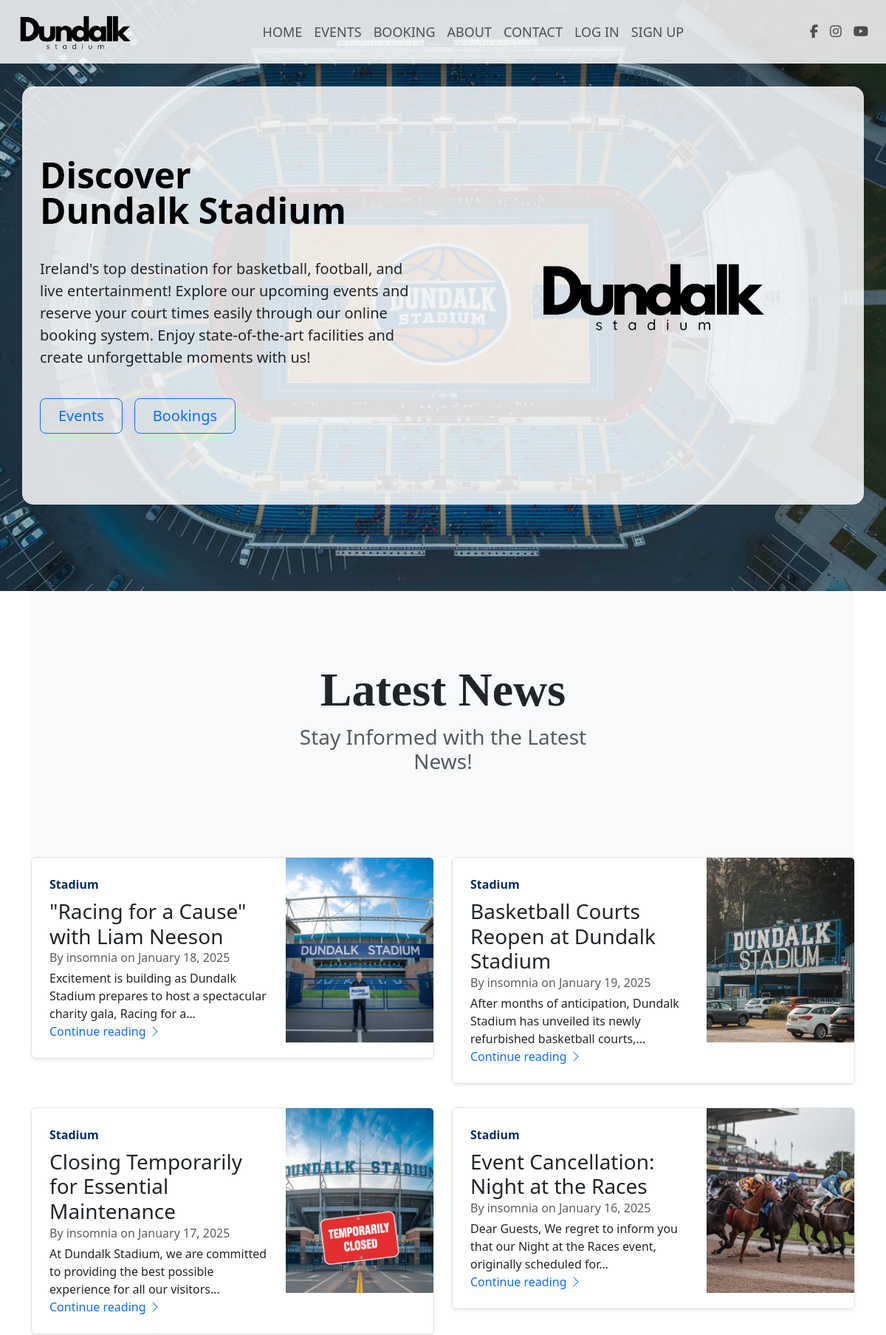
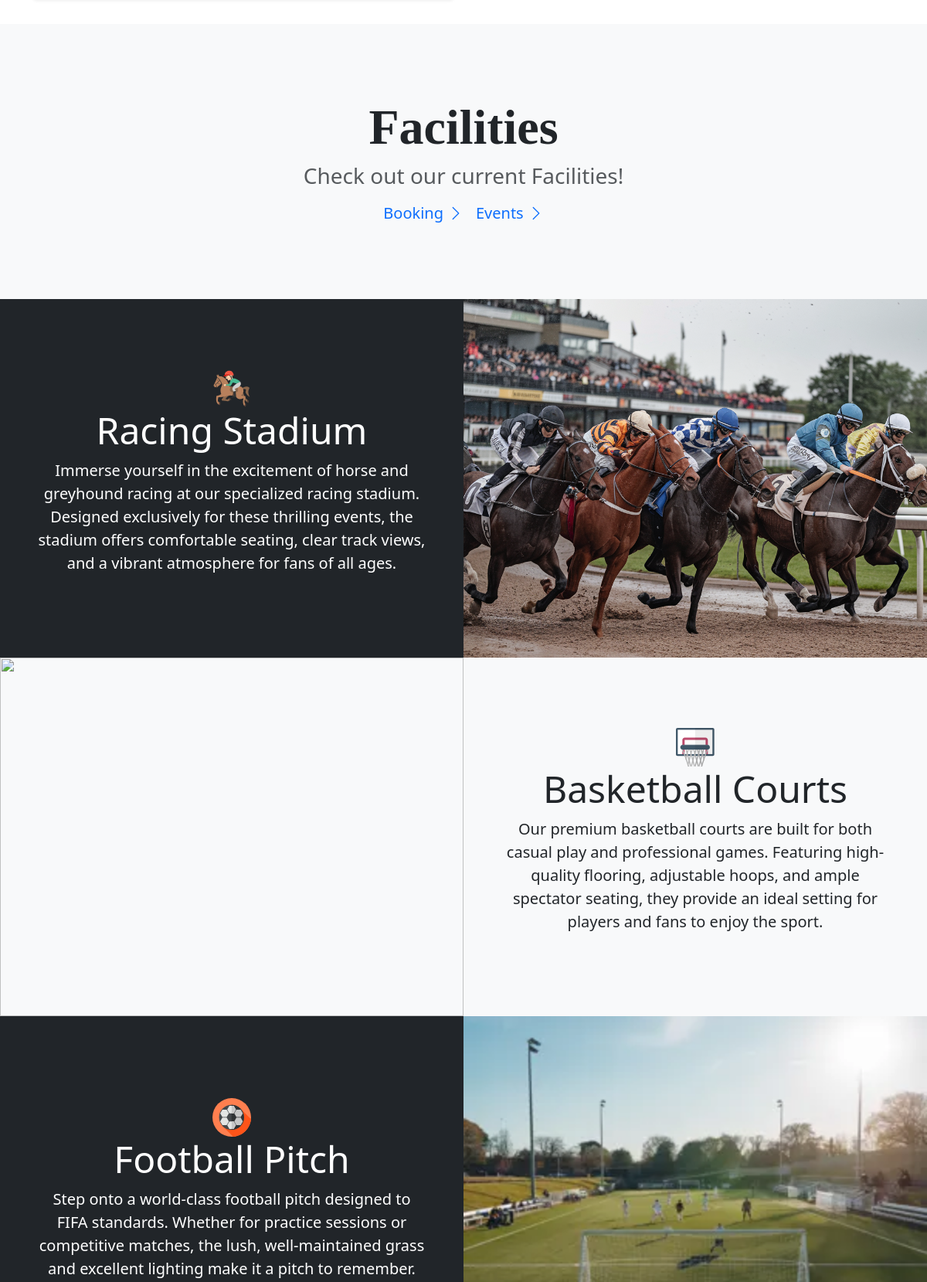
The page / (upper part) on the database its author committed (2 pictures, top to bottom).
### website/models.py (models this page shows, shortened)
class News(models.Model):
    date_posted = models.DateTimeField(default=timezone.now)
    author = models.ForeignKey(User, on_delete=models.CASCADE)
    title = models.CharField(max_length=50)
    content = models.TextField()
    thumbnail = models.ImageField(upload_to='thumbnails/', null=True, blank=True)

### website/views.py (the view)
# urls.py: 2. Add a URL to urlpatterns:  path('', views.home, name='home')
def home(request):
    context = {
        'news': News.objects.all()
    }
    return render(request, 'fullsite/home.html', context)

### website/templates/fullsite/home.html (shortened to what this page needs)
{% extends "fullsite/base.html" %}
{% block content %}
{% load static %}
<section id="hero" class="img-fluid">
  <div class="container col-xxl-8 px-4 py-5" id="hero-text">
    <div class="row flex-lg-row-reverse align-items-center g-5 py-5 ">
      <div class="col-10 col-sm-8 col-lg-6">
        <img src="{% static 'img/dundalk.png' %}" id="hero-img-small" class="d-block mx-lg-auto img-fluid"
          alt="Bootstrap Themes" width="700" height="500" loading="lazy">
      </div>
      <div class="col-lg-6">
        <h1 class="display-5 fw-bold text-body-emphasis lh-1 mb-3">Discover<br>Dundalk Stadium</h1>
        <br>
        <p class="lead">Ireland's top destination for basketball, football, and live entertainment! Explore our upcoming
          events and reserve your court times easily through our online booking system. Enjoy state-of-the-art
          facilities and create unforgettable moments with us!</p>
        <br>
        <div class="gap-2 d-md-flex justify-content-md-start">
          <a href="{% url 'events' %}"><button type="button" class="btn btn-outline-primary btn-lg px-4 me-md-2">Events</button></a>
          <a href="{% url 'booking' %}"><button type="button" class="btn btn-outline-primary btn-lg px-4 me-md-2">Bookings</button></a>
        </div>
      </div>
    </div>
  </div>
</section>
<section id="news" class="container">
  <div class="position-relative overflow-hidden  text-center bg-body-tertiary">
    <div class="col-md-6 p-lg-5 mx-auto my-5">
      <h1 class="display-3 fw-bold">Latest News</h1>
      <h3 class="fw-normal text-muted mb-3">Stay Informed with the Latest News!</h3>
    </div>
  </div>
  <div class="row">
    {% for news in news %}
    <div class="col-md-6 mb-2">
      <div class="row g-0 border rounded overflow-hidden flex-md-row mb-4 shadow-sm h-md-250 position-relative">
        <div class="col p-4 d-flex flex-column position-static">
          <strong class="d-inline-block mb-2 text-primary-emphasis">Stadium</strong>
          <h3 class="mb-0">{{ news.title }}</h3>
          <div class="mb-1 text-body-secondary">By {{ news.author }} on {{ news.date_posted|date:"F d, Y" }}</div>
          <p class="card-text mb-auto">{{ news.content|truncatechars:100 }}</p>
          <a href="{% url 'news' news.id %}" class="icon-link gap-1 icon-link-hover  stretched-link">
            Continue reading
            <svg class="bi">
              <use xlink:href="#chevron-right" /></svg>
          </a>
        </div>
        <div class="col-auto d-none d-lg-block">
          {% if news.thumbnail %}
          <img src="{{ news.thumbnail.url }}" alt="{{ news.title }} thumbnail" class="img-fluid"
            style="width: 200px; height: 250px; object-fit: cover;" />
          {% endif %}
        </div>
      </div>
    </div>
    {% endfor %}
  </div>
</section>
<section id="facilities">
  <div class="position-relative overflow-hidden  text-center bg-body-tertiary">
    <div class="col-md-6 p-lg-5 mx-auto my-5">
      <h1 class="display-3 fw-bold">Facilities</h1>
      <h3 class="fw-normal text-muted mb-3">Check out our current Facilities!</h3>
      <div class="d-flex gap-3 justify-content-center lead fw-normal">
        <a class="icon-link" href="{% url 'booking' %}">
          Booking
          <svg class="bi">
            <use xlink:href="#chevron-right" /></svg>
        </a>
        <a class="icon-link" href="{% url 'events' %}">
          Events
          <svg class="bi">
            <use xlink:href="#chevron-right" /></svg>
        </a>
      </div>
    </div>
  </div>
  <div class="d-md-flex flex-md-equal w-100 bg-dark text-white ">
    <div class="text-center my-auto grow">
      <div class="py-5 mx-5">
        <img src="{% static 'svg/horse-racing.svg' %}" style="width: 50px; height: 50px;" />
        <h2 class="display-5">Racing Stadium</h2>
        <p class="lead">Immerse yourself in the excitement of horse and greyhound racing at our specialized racing
          stadium. Designed exclusively for these thrilling events, the stadium offers comfortable seating, clear track
          views, and a vibrant atmosphere for fans of all ages.</p>
      </div>
    </div>
    <div class="bg-body-tertiary text-center overflow-hidden grow">
      <div>
        <img src="{% static 'img/horseracing.webp' %}" class="img-fluid"
          style="width: 100%; height: 464px; object-fit: cover;" />
      </div>
    </div>
  </div>
  <div class="d-md-flex flex-md-equal w-100 bg-light text-dark flex-columns">
    <div class="bg-body-tertiary text-center overflow-hidden grow" id="div1">
      <div>
        <img src="{% static 'img/basketball-dunk.webp' %}" class="img-fluid"
          style="width: 100%; height: 464px; object-fit: cover;" />
      </div>
    </div>
    <div class="text-center my-auto grow" id="div2">
      <div class="py-5 mx-5">
        <img src="{% static 'svg/basketball-basket.svg' %}" style="width: 50px; height: 50px;" />
        <h2 class="display-5">Basketball Courts</h2>
        <p class="lead">Our premium basketball courts are built for both casual play and professional games. Featuring
          high-quality flooring, adjustable hoops, and ample spectator seating, they provide an ideal setting for
          players
          and fans to enjoy the sport.
        </p>
      </div>
    </div>
  </div>
  <div class="d-md-flex flex-md-equal w-100 bg-dark text-white">
    <div class="text-center my-auto grow">
      <div class="py-5 mx-5">
        <img src="{% static 'svg/football.svg' %}" style="width: 50px; height: 50px;" />
        <h2 class="display-5">Football Pitch</h2>
        <p class="lead">Step onto a world-class football pitch designed to FIFA standards. Whether for practice sessions
          or competitive matches, the lush, well-maintained grass and excellent lighting make it a pitch to remember.
        </p>
      </div>
    </div>
    <div class="bg-body-tertiary text-center overflow-hidden grow">
      <div>
        <img src="{% static 'img/football-field.webp' %}" class="img-fluid"
          style="width: 100%; height: 464px; object-fit: cover;" />
      </div>
    </div>
  </div>
</section>
{% endblock content %}

### website/static/fullsite/main.css (style rules this page uses)
h2, h3, h4, h5 { font-family: "Playfair Display", Georgia, "Times New Roman", serif; }
body { min-height: 100vh; }
#news h1, #facilities h1, #opening-hours h1 { font-family: "Playfair Display", Georgia, "Times New Roman", serif; }
#hero { background: linear-gradient(135deg, rgba(24, 33, 36, 0.2), rgba(24, 33, 36, 0.2)), url(../img/stadium.webp); background-repeat: no-repeat; background-size: cover; background-position: center; width: 100%; height: 100vh; display: flex; flex-direction: column; justify-content: center; align-items: center; margin-top: -86px; }
#hero-text { background-color: #ffffffd5; padding: 25px 50px; border-radius: 15px; }
#hero-img-small { width: auto; height: 15vh; }
a { text-decoration: none; }
@media (min-width: 768px) { .flex-md-equal > * { flex: 1; } }
.grow img, div { transition: 1s ease; }
#booking p, h1, h2, h3, label { font-family: var(--bs-body-font-family); }

### rows shown on the page
News: title "\"Racing for a Cause\" with Liam Neeson", author "insomnia", date_posted "January 18, 2025", content "Excitement is building as Dundalk Stadium prepares to host a spectacular charity gala, Racing for a…", thumbnail (picture)
News: title "Basketball Courts Reopen at Dundalk Stadium", author "insomnia", date_posted "January 19, 2025", content "After months of anticipation, Dundalk Stadium has unveiled its newly refurbished basketball courts,…", thumbnail (picture)
News: title "Closing Temporarily for Essential Maintenance", author "insomnia", date_posted "January 17, 2025", content "At Dundalk Stadium, we are committed to providing the best possible experience for all our visitors…", thumbnail (picture)
News: title "Event Cancellation: Night at the Races", author "insomnia", date_posted "January 16, 2025", content "Dear Guests, We regret to inform you that our Night at the Races event, originally scheduled for…", thumbnail (picture)
